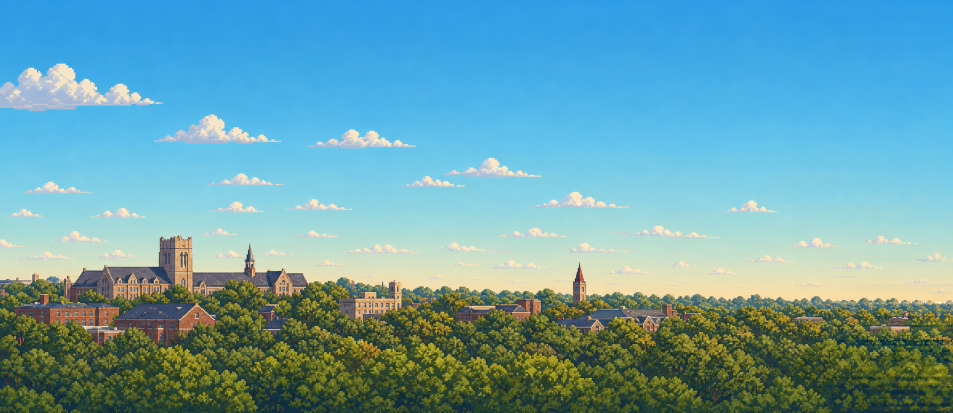
#> input picture assets/backgrounds/bloomington-proof/far-01.png, 1906 x 825 px (shown at 1/2 size); its folder holds 8 pictures in this run
$ python render_bloomington_proof_atlas.py
#> lines starting #> are read from the running program, lines starting #| are printed output that depends on the picture
#!/usr/bin/env python3
"""Render source-space Bloomington proof checkpoints for visual QA."""

from __future__ import annotations

from pathlib import Path

from PIL import Image, ImageDraw, ImageFont


ROOT = Path(__file__).resolve().parents[1]
ASSETS = ROOT / "assets" / "backgrounds" / "bloomington-proof"
AVATAR = ROOT / "assets" / "avatar" / "avatar-walk-right.png"
OUTPUT = ROOT / "tmp" / "imagegen" / "bloomington-proof" / "proof-atlas.png"
WORLD_SIZE = (7624, 825)
GROUND_Y = 735
CURB_Y = 765
VISUAL_SCALE = 1.5

PROP_SPECS = {
    "bench": (150, 96, 95),
    "campus-lamp": (64, 190, 189),
    "planter": (128, 100, 99),
    "newspaper-box": (80, 108, 107),
    "parking-meter": (45, 118, 117),
    "bike-rack": (80, 88, 87),
}
FRONT_PROPS = (
    ("bench", 520, CURB_Y),
    ("campus-lamp", 930, CURB_Y),
    ("newspaper-box", 2250, CURB_Y),
    ("parking-meter", 2580, CURB_Y),
    ("bike-rack", 2910, CURB_Y),
)


def load(name: str) -> Image.Image:
#> called with name = 'far-01.png'
    return Image.open(ASSETS / name).convert("RGBA")
#> returned value is the input picture: PIL image 1906x825 RGBA; mean R, G, B, A 106.9, 161.9, 171.2, 255


def paste_prop(scene: Image.Image, asset_id: str, x: int, ground_y: int) -> None:
    _, _, base_y = PROP_SPECS[asset_id]
    image = load(f"{asset_id}.png")
    scaled_size = tuple(round(value * VISUAL_SCALE) for value in image.size)
    scaled = image.resize(scaled_size, Image.Resampling.NEAREST)
    centered_x = round(x - (scaled.width - image.width) / 2)
    scene.alpha_composite(
        scaled,
        (centered_x, ground_y - round(base_y * VISUAL_SCALE)),
    )


def paste_avatar(scene: Image.Image, x: int) -> None:
    sheet = Image.open(AVATAR).convert("RGBA")
    frame = sheet.crop((64 * 2, 0, 64 * 3, 96))
    scaled_size = tuple(round(value * VISUAL_SCALE) for value in frame.size)
    scaled = frame.resize(scaled_size, Image.Resampling.NEAREST)
    scene.alpha_composite(scaled, (x, GROUND_Y - scaled.height))


def build_scene(avatar_x: int) -> Image.Image:
    scene = Image.new("RGBA", WORLD_SIZE, "#8ed6f0")
    for x in (0, 3812):
        scene.alpha_composite(load("far-01.png"), (x, 0))
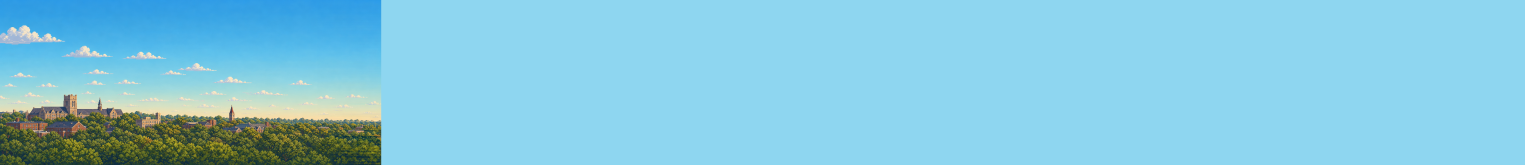
#> scene: PIL image 7624x825 RGBA (shown at 1/5 size); mean R, G, B, A 133.2, 201, 222.8, 255
        scene.alpha_composite(load("far-02.png"), (x + 1906, 0))
#> call 2 of load, with name = 'far-02.png'
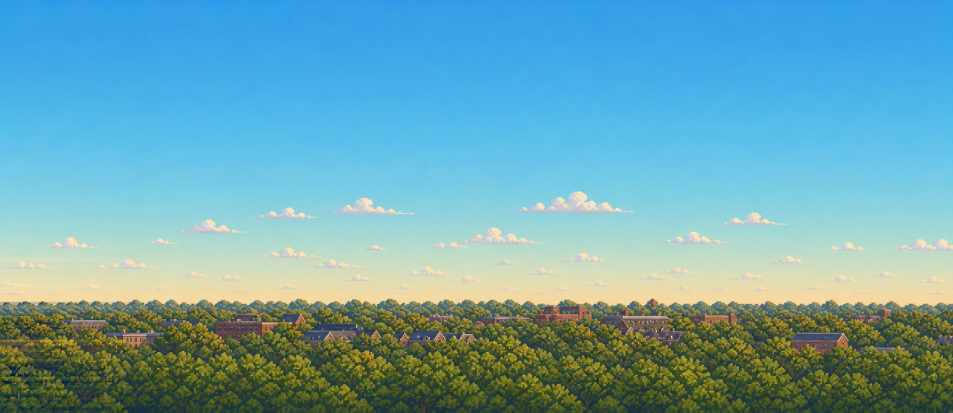
#> input picture assets/backgrounds/bloomington-proof/far-02.png, 1906 x 825 px (shown at 1/2 size)
#> in load, returned value is the input picture: PIL image 1906x825 RGBA; mean R, G, B, A 108.9, 166.1, 176.1, 255
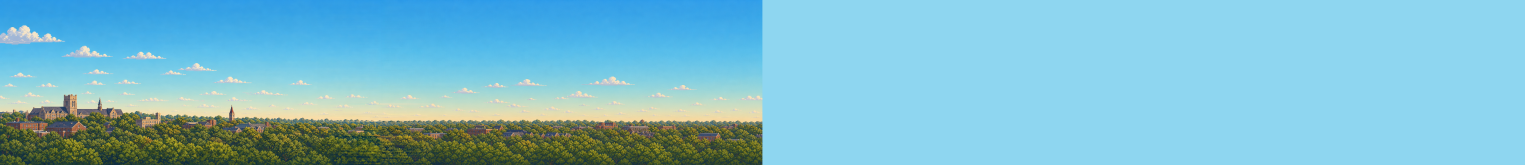
#> scene: PIL image 7624x825 RGBA (shown at 1/5 size); mean R, G, B, A 125, 189, 206.8, 255
    scene.alpha_composite(load("environment-01-v2.png"), (0, 0))
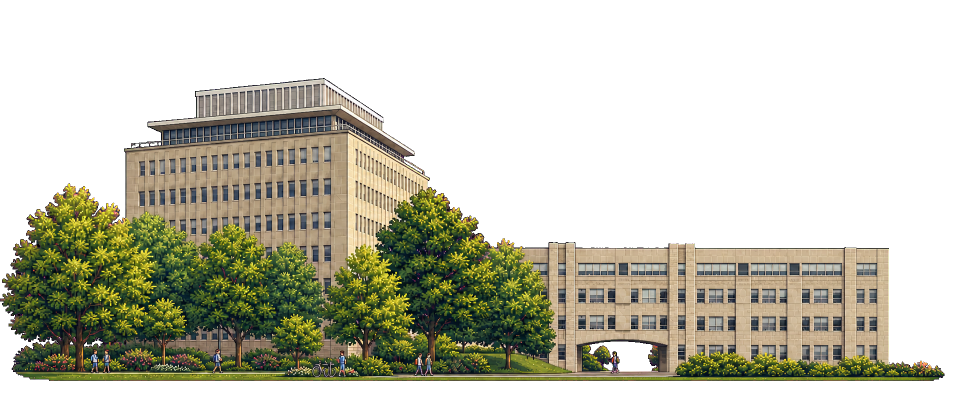
#> input picture assets/backgrounds/bloomington-proof/environment-01-v2.png, 1906 x 825 px (shown at 1/2 size)
#> in load, returned value is the input picture: PIL image 1906x825 RGBA; mean R, G, B, A 50.4, 49.8, 34.7, 107.4
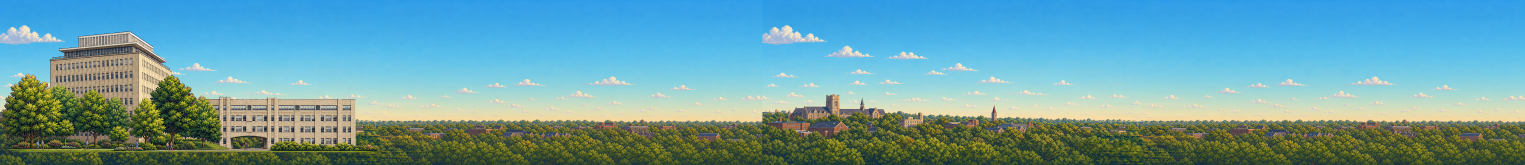
#> scene: PIL image 7624x825 RGBA (shown at 1/5 size); mean R, G, B, A 106.8, 160.2, 168.2, 255
    scene.alpha_composite(load("environment-02-v4.png"), (1906, -54))
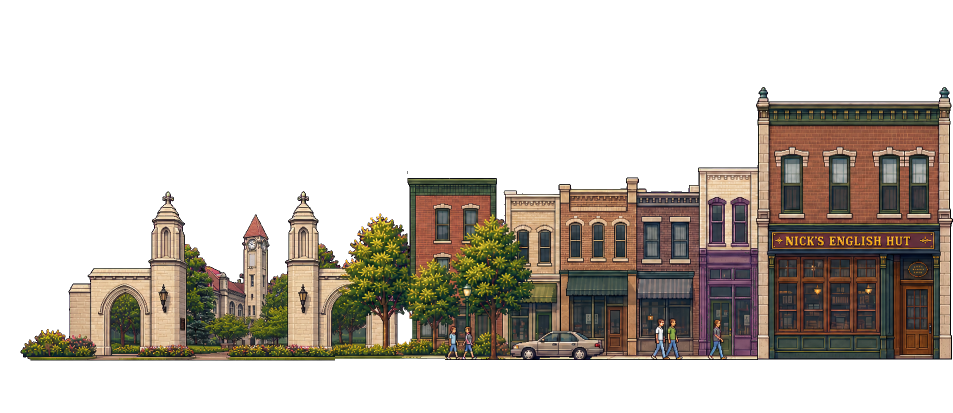
#> input picture assets/backgrounds/bloomington-proof/environment-02-v4.png, 1906 x 825 px (shown at 1/2 size)
#> in load, returned value is the input picture: PIL image 1906x825 RGBA; mean R, G, B, A 42.5, 36, 28.6, 97.7
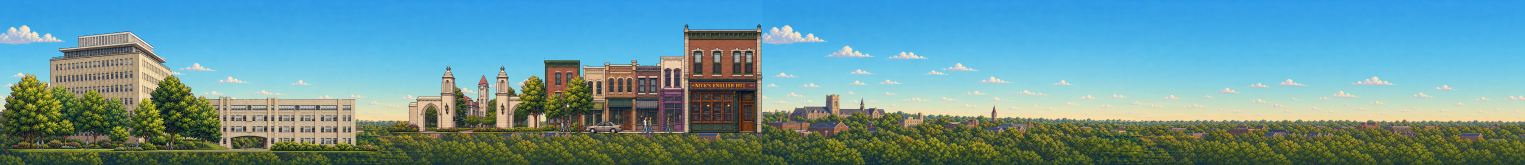
#> scene: PIL image 7624x825 RGBA (shown at 1/5 size); mean R, G, B, A 102.7, 151, 157.8, 255
    scene.alpha_composite(load("environment-03.png"), (3812, -54))
    scene.alpha_composite(load("environment-04.png"), (5718, -54))
    scene.alpha_composite(load("ground-strip-v2.png"), (0, 665))
    paste_avatar(scene, avatar_x)
    for prop in FRONT_PROPS:
        paste_prop(scene, *prop)
    return scene


def labeled_crop(
    scene: Image.Image,
    x: int,
    label: str,
    size: tuple[int, int] = (390, 760),
) -> Image.Image:
    width, height = size
    top = WORLD_SIZE[1] - height
    crop = scene.crop((x, top, x + width, top + height)).convert("RGB")
    draw = ImageDraw.Draw(crop)
    draw.rounded_rectangle((12, 12, 12 + len(label) * 7 + 18, 42), 8, fill="#091d22dd")
    draw.text((21, 21), label, fill="white", font=ImageFont.load_default())
    return crop


def main() -> None:
    checkpoints = (
        (120, 250, "Kelley center"),
        (1711, 1850, "safe panel join"),
        (1985, 2170, "Sample Gates"),
        (2710, 2890, "Kirkwood grade"),
        (3422, 3500, "Nick's"),
        (4300, 4470, "Buskirk-Chumley"),
        (5525, 5700, "quiet stadium join"),
        (6300, 6480, "graduation arrival"),
        (7234, 7420, "stadium endpoint"),
    )
    cards = []
    for crop_x, avatar_x, label in checkpoints:
        cards.append(labeled_crop(build_scene(avatar_x), crop_x, label))

    panorama = build_scene(1130).convert("RGB")
    panorama.thumbnail((3000, 347), Image.Resampling.NEAREST)
    margin = 24
    card_gap = 14
    atlas_width = max(3000 + margin * 2, sum(card.width for card in cards) + card_gap * (len(cards) - 1) + margin * 2)
    atlas_height = panorama.height + cards[0].height + margin * 3
    atlas = Image.new("RGB", (atlas_width, atlas_height), "#091d22")
    atlas.paste(panorama, ((atlas_width - panorama.width) // 2, margin))
    y = margin * 2 + panorama.height
    x = margin
    for card in cards:
        atlas.paste(card, (x, y))
        x += card.width + card_gap

    OUTPUT.parent.mkdir(parents=True, exist_ok=True)
    atlas.save(OUTPUT)
    print(OUTPUT)


if __name__ == "__main__":
#> (the run stopped early here; a loop or call above may not have finished)
